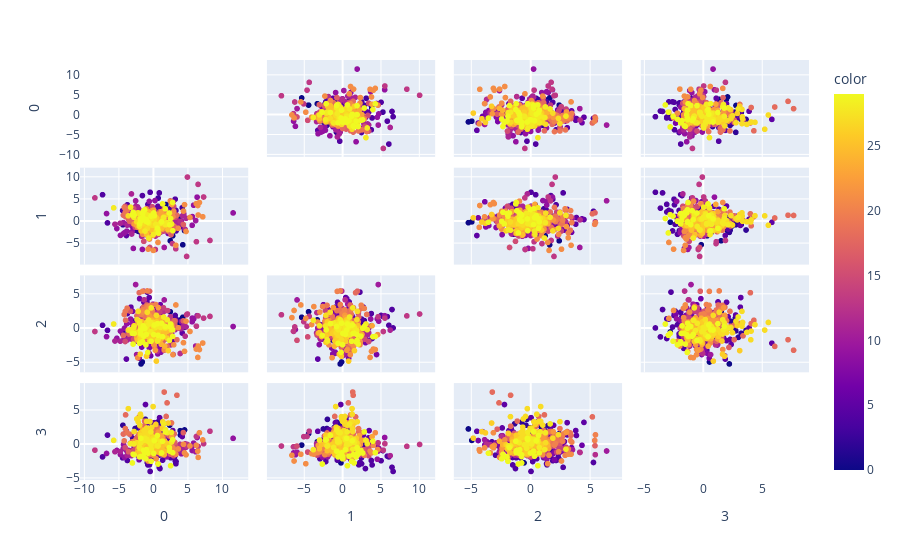

This figure's notebook cell:
### Code cell
fig = px.scatter_matrix(
    transformed,
    labels=labels,
    dimensions=range(4),
    color=labels_list
)
fig.update_traces(diagonal_visible=False)
fig.show()

### Figure 1 — Plotly figure (JSON) as saved in the notebook; plotly's stock layout.template omitted (floating-point values rounded to 4 significant figures; data arrays with more than 128 entries replaced by an {"elided": "..."} marker saying what was removed)
{"data": [{"diagonal": {"visible": false}, "dimensions": [{"axis": {"matches": true}, "label": "0", "values": {"elided": "780 float values"}}, {"axis": {"matches": true}, "label": "1", "values": {"elided": "780 float values"}}, {"axis": {"matches": true}, "label": "2", "values": {"elided": "780 float values"}}, {"axis": {"matches": true}, "label": "3", "values": {"elided": "780 float values"}}], "hovertemplate": "%{xaxis.title.text}=%{x}<br>%{yaxis.title.text}=%{y}<br>color=%{marker.color}<extra></extra>", "legendgroup": "", "marker": {"color": {"elided": "780 int values"}, "coloraxis": "coloraxis", "symbol": "circle"}, "name": "", "showlegend": false, "type": "splom"}], "layout": {"coloraxis": {"colorbar": {"title": {"text": "color"}}, "colorscale": [[0, "#0d0887"], [0.1111, "#46039f"], [0.2222, "#7201a8"], [0.3333, "#9c179e"], [0.4444, "#bd3786"], [0.5556, "#d8576b"], [0.6667, "#ed7953"], [0.7778, "#fb9f3a"], [0.8889, "#fdca26"], [1, "#f0f921"]]}, "dragmode": "select", "legend": {"tracegroupgap": 0}, "margin": {"t": 60}}}
